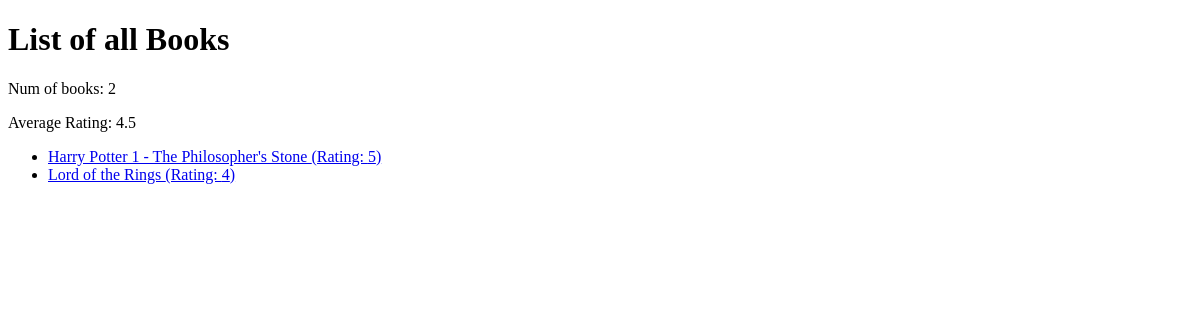
The page /store/ on the database as committed earlier.
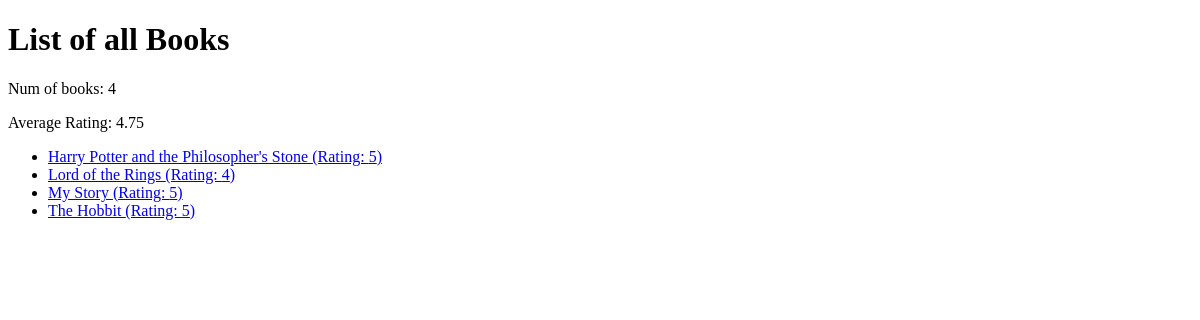
The same page on the database as committed later.
### book_store/models.py (models this page shows, shortened)
class Book(models.Model):
    title = models.CharField(max_length=100)
    rating = models.IntegerField(validators=[MinValueValidator(1), MaxValueValidator(5)])
    author = models.CharField(null=True, max_length=100)
    is_bestselling = models.BooleanField(default=False)
    slug = models.SlugField(default="", blank=True, null=False) #harry-potter-1
    def get_absolute_url(self):
        return reverse("book-detail", args=[self.slug])

### book_store/views.py (the view)
# urls.py: path('', views.index, name="index"),
def index(request):
    books = Book.objects.all().order_by("title")
    num_books = books.count()
    avg_rating = books.aggregate(Avg("rating"))
    return render(request, "book_store/index.html", {
        "books": books,
        "total_num_of_books": num_books,
        "average_rating": avg_rating
    })

### book_store/templates/book_store/index.html (shortened to what this page needs)
{% extends "book_store/base.html" %}
{% block content%}
<h1>List of all Books</h1>
<p>Num of books: {{ total_num_of_books }}</p>
<p>Average Rating: {{ average_rating.rating__avg }}</p>
<ul>
    {% for book in books %}
        <li><a href="{{ book.get_absolute_url }}">{{ book.title }} (Rating: {{ book.rating }})</a></li>
    {% endfor %}
</ul>
{% endblock%}

### book_store/templates/book_store/base.html (shortened to what this page needs)
<!DOCTYPE html>
<html lang="en">
<head>
</head>
<body>
    {% block content %}
    {% endblock %}
</body>
</html>

Rows that differ between the two databases and show on the page:
changed Book: title "Harry Potter 1 - The Philosopher's Stone" → "Harry Potter and the Philosopher's Stone"
added Book: title "My Story", rating "5"
added Book: title "The Hobbit", rating "5"
Other text that changed with them:
{{ total_num_of_books }}: "2" → "4"
{{ average_rating.rating__avg }}: "4.5" → "4.75"
